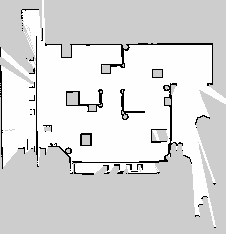
#> input picture map2.pgm, 226 x 234 px
$ python make_yellow_layer.py
#> lines starting #> are read from the running program, lines starting #| are printed output that depends on the picture
#!/usr/bin/env python3
"""
Burn yellow-line forbidden zones into map2.pgm as occupied (black) cells.

Run once after mapping. Re-run whenever you refine the coordinates.
The original map is backed up to map2.pgm.bak on first run.

  python3 make_yellow_layer.py

Coordinates are defined in yellow_lines_coords.yaml in world-frame metres.
To find coordinates in RViz: enable the "Publish Point" tool then
  ros2 topic echo /clicked_point
and click on the yellow lines on the map display.
"""

import shutil
from pathlib import Path

import numpy as np
import yaml
from PIL import Image, ImageDraw

MAP_PGM    = Path(__file__).parent / "map2.pgm"
MAP_YAML   = Path(__file__).parent / "map2.yaml"
COORDS_YAML = Path(__file__).parent / "yellow_lines_coords.yaml"


def world_to_px(wx, wy, origin, resolution, img_height):
    """Convert world-frame metres to image pixel (col, row)."""
    col = int(round((wx - origin[0]) / resolution))
    row = int(round(img_height - (wy - origin[1]) / resolution))
    return col, row


def main():
    # ── load map metadata ───────────────────────────────────────────────────
    with open(MAP_YAML) as f:
        cfg = yaml.safe_load(f)
    resolution = float(cfg["resolution"])
    origin     = cfg["origin"][:2]

    img = Image.open(MAP_PGM).convert("L")
#> img is the input picture: PIL image 226x234 L; min 0, max 254, mean 217.3
    h, w = img.size[1], img.size[0]
#> h = 234; w = 226

    # ── backup original (only once) ─────────────────────────────────────────
    backup = MAP_PGM.with_suffix(".pgm.bak")
    if not backup.exists():
        shutil.copy(MAP_PGM, backup)
        print(f"Original backed up → {backup}")
    else:
        # Start from the clean backup each run so lines don't accumulate
        img = Image.open(backup).convert("L")

    draw = ImageDraw.Draw(img)

    with open(COORDS_YAML) as f:
        defs = yaml.safe_load(f)

    # ── filled polygons ─────────────────────────────────────────────────────
    for name, verts in (defs.get("yellow_polygons") or {}).items():
        px_verts = [world_to_px(x, y, origin, resolution, h) for x, y in verts]
        draw.polygon(px_verts, fill=0)
        print(f"  polygon '{name}'  ({len(px_verts)} vertices)")

    # ── line segments with explicit width ───────────────────────────────────
    for name, seg in (defs.get("yellow_lines") or {}).items():
        pts = seg["points"]
        width_px = max(1, int(round(seg.get("width_m", 0.15) / resolution)))
        px_pts   = [world_to_px(x, y, origin, resolution, h) for x, y in pts]
        draw.line(px_pts, fill=0, width=width_px)
        print(f"  line    '{name}'  width={width_px} px")
#> this loop made 9 passes
#> px_pts on passes 1 to 9: [(208, 50), (210, 81)], [(210, 49), (38, 48)], [(39, 121), (58, 122)], [(80, 140), (79, 161)], [(95, 162), (145, 161)], [(167, 160), (167, 83)], [(179, 83), (128, 92)], [(145, 91), (146, 113)], [(97, 91), (80, 92)]

    img.save(MAP_PGM)
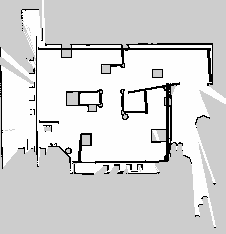
#> saved as map2.pgm: PIL image 226x234 L; min 0, max 254, mean 212.8
    print(f"\nSaved → {MAP_PGM}")
    print("Restart Nav2 (or the whole simulation) for the new map to take effect.")


if __name__ == "__main__":
    main()
